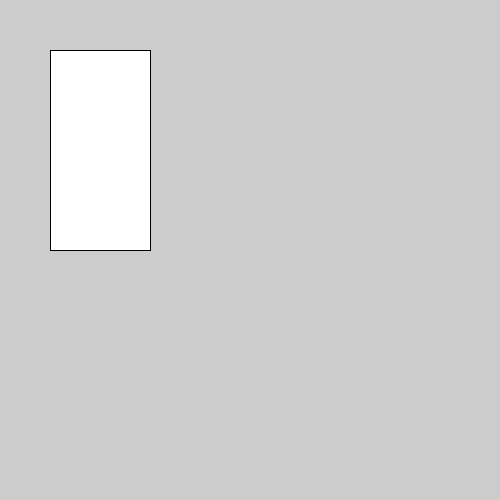
Frame 1 (no input)
Frame 60 (the mouse pressed at the canvas centre just before this capture): identical to frame 1, image omitted
Frame 120 (the mouse held since frame 60 and released just before this capture): identical to frame 1, image omitted

The Processing sketch that drew this single still picture (run headless with seeded random() and noise(); from frame 60 on, the mouse is pressed at the canvas centre):

// Processing sketch: Chin_FinalProject
// ── Chin_FinalProject.pde
void setup() {
  size(500, 500);
}

void draw() {
  rect(50, 50, 100, 200);
}
